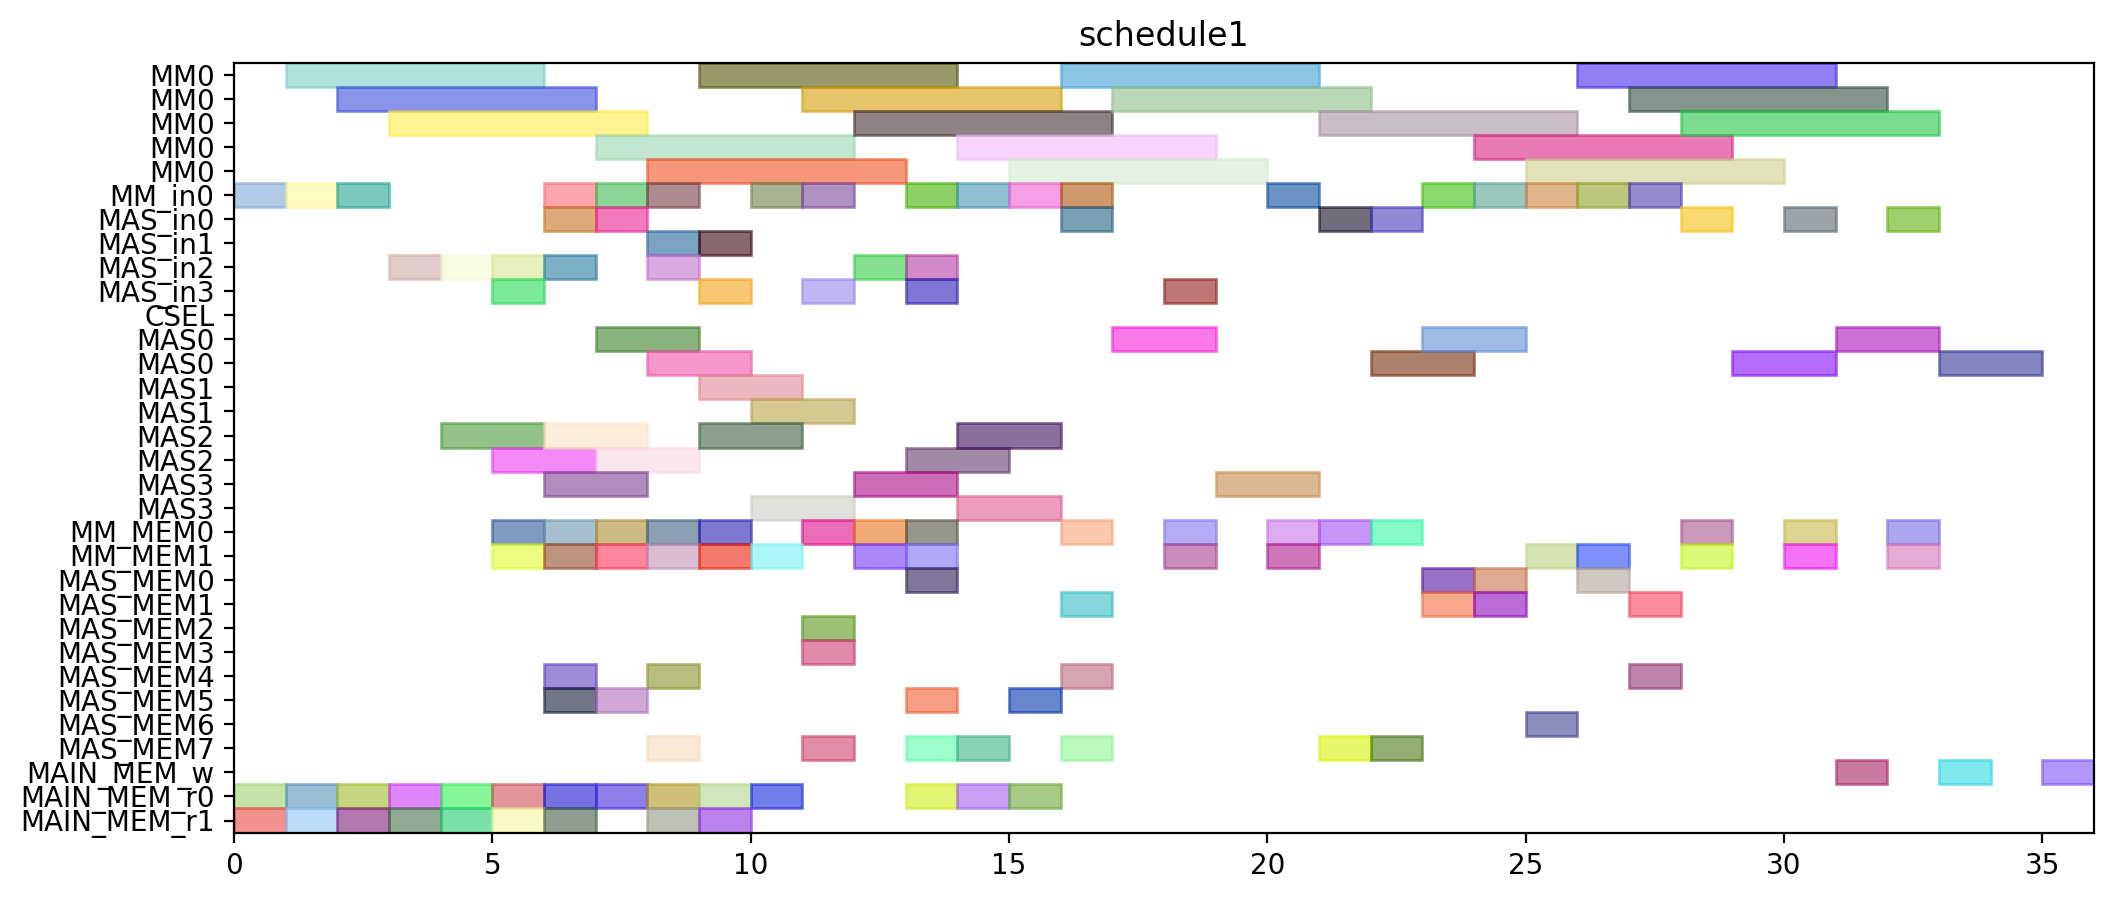

This figure's Python source:
from pyschedule import Scenario, solvers, plotters, alt


def solve():
	horizon = 146
	S = Scenario("schedule1", horizon=horizon)

	# resource
	MM = S.Resources('MM', num=1, size=5)
	MM_in = S.Resources('MM_in', num=1)
	MAS_in = S.Resources('MAS_in', num=4)
	CSEL = S.Resource('CSEL')
	MAS = S.Resources('MAS', num=4, size=2, periods=range(1, horizon))
	MM_MEM = S.Resources('MM_MEM', num=2)
	MAS_MEM = S.Resources('MAS_MEM', num=8)
	MAIN_MEM_w = S.Resource('MAIN_MEM_w', size=1)
	MAIN_MEM_r = S.Resources('MAIN_MEM_r', num=2)

	# result of previous scheduling
	t0_in = S.Task('t0_in', length=1, delay_cost=1)
	S += t0_in >= 0
	t0_in += MM_in[0]

	t0_mem0 = S.Task('t0_mem0', length=1, delay_cost=1)
	S += t0_mem0 >= 0
	t0_mem0 += MAIN_MEM_r[0]

	t0_mem1 = S.Task('t0_mem1', length=1, delay_cost=1)
	S += t0_mem1 >= 0
	t0_mem1 += MAIN_MEM_r[1]

	t0 = S.Task('t0', length=5, delay_cost=1)
	S += t0 >= 1
	t0 += MM[0]

	t2_in = S.Task('t2_in', length=1, delay_cost=1)
	S += t2_in >= 1
	t2_in += MM_in[0]

	t2_mem0 = S.Task('t2_mem0', length=1, delay_cost=1)
	S += t2_mem0 >= 1
	t2_mem0 += MAIN_MEM_r[0]

	t2_mem1 = S.Task('t2_mem1', length=1, delay_cost=1)
	S += t2_mem1 >= 1
	t2_mem1 += MAIN_MEM_r[1]

	t1_in = S.Task('t1_in', length=1, delay_cost=1)
	S += t1_in >= 2
	t1_in += MM_in[0]

	t1_mem0 = S.Task('t1_mem0', length=1, delay_cost=1)
	S += t1_mem0 >= 2
	t1_mem0 += MAIN_MEM_r[0]

	t1_mem1 = S.Task('t1_mem1', length=1, delay_cost=1)
	S += t1_mem1 >= 2
	t1_mem1 += MAIN_MEM_r[1]

	t2 = S.Task('t2', length=5, delay_cost=1)
	S += t2 >= 2
	t2 += MM[0]

	t1 = S.Task('t1', length=5, delay_cost=1)
	S += t1 >= 3
	t1 += MM[0]

	t8_in = S.Task('t8_in', length=1, delay_cost=1)
	S += t8_in >= 3
	t8_in += MAS_in[2]

	t8_mem0 = S.Task('t8_mem0', length=1, delay_cost=1)
	S += t8_mem0 >= 3
	t8_mem0 += MAIN_MEM_r[0]

	t8_mem1 = S.Task('t8_mem1', length=1, delay_cost=1)
	S += t8_mem1 >= 3
	t8_mem1 += MAIN_MEM_r[1]

	t8 = S.Task('t8', length=2, delay_cost=1)
	S += t8 >= 4
	t8 += MAS[2]

	t9_in = S.Task('t9_in', length=1, delay_cost=1)
	S += t9_in >= 4
	t9_in += MAS_in[2]

	t9_mem0 = S.Task('t9_mem0', length=1, delay_cost=1)
	S += t9_mem0 >= 4
	t9_mem0 += MAIN_MEM_r[0]

	t9_mem1 = S.Task('t9_mem1', length=1, delay_cost=1)
	S += t9_mem1 >= 4
	t9_mem1 += MAIN_MEM_r[1]

	t24_in = S.Task('t24_in', length=1, delay_cost=1)
	S += t24_in >= 5
	t24_in += MAS_in[2]

	t24_mem0 = S.Task('t24_mem0', length=1, delay_cost=1)
	S += t24_mem0 >= 5
	t24_mem0 += MM_MEM[0]

	t24_mem1 = S.Task('t24_mem1', length=1, delay_cost=1)
	S += t24_mem1 >= 5
	t24_mem1 += MM_MEM[1]

	t4_in = S.Task('t4_in', length=1, delay_cost=1)
	S += t4_in >= 5
	t4_in += MAS_in[3]

	t4_mem0 = S.Task('t4_mem0', length=1, delay_cost=1)
	S += t4_mem0 >= 5
	t4_mem0 += MAIN_MEM_r[0]

	t4_mem1 = S.Task('t4_mem1', length=1, delay_cost=1)
	S += t4_mem1 >= 5
	t4_mem1 += MAIN_MEM_r[1]

	t9 = S.Task('t9', length=2, delay_cost=1)
	S += t9 >= 5
	t9 += MAS[2]

	t10_in = S.Task('t10_in', length=1, delay_cost=1)
	S += t10_in >= 6
	t10_in += MM_in[0]

	t10_mem0 = S.Task('t10_mem0', length=1, delay_cost=1)
	S += t10_mem0 >= 6
	t10_mem0 += MAS_MEM[4]

	t10_mem1 = S.Task('t10_mem1', length=1, delay_cost=1)
	S += t10_mem1 >= 6
	t10_mem1 += MAS_MEM[5]

	t16_in = S.Task('t16_in', length=1, delay_cost=1)
	S += t16_in >= 6
	t16_in += MAS_in[0]

	t16_mem0 = S.Task('t16_mem0', length=1, delay_cost=1)
	S += t16_mem0 >= 6
	t16_mem0 += MM_MEM[0]

	t16_mem1 = S.Task('t16_mem1', length=1, delay_cost=1)
	S += t16_mem1 >= 6
	t16_mem1 += MM_MEM[1]

	t24 = S.Task('t24', length=2, delay_cost=1)
	S += t24 >= 6
	t24 += MAS[2]

	t3_in = S.Task('t3_in', length=1, delay_cost=1)
	S += t3_in >= 6
	t3_in += MAS_in[2]

	t3_mem0 = S.Task('t3_mem0', length=1, delay_cost=1)
	S += t3_mem0 >= 6
	t3_mem0 += MAIN_MEM_r[0]

	t3_mem1 = S.Task('t3_mem1', length=1, delay_cost=1)
	S += t3_mem1 >= 6
	t3_mem1 += MAIN_MEM_r[1]

	t4 = S.Task('t4', length=2, delay_cost=1)
	S += t4 >= 6
	t4 += MAS[3]

	t10 = S.Task('t10', length=5, delay_cost=1)
	S += t10 >= 7
	t10 += MM[0]

	t16 = S.Task('t16', length=2, delay_cost=1)
	S += t16 >= 7
	t16 += MAS[0]

	t25_in = S.Task('t25_in', length=1, delay_cost=1)
	S += t25_in >= 7
	t25_in += MAS_in[0]

	t25_mem0 = S.Task('t25_mem0', length=1, delay_cost=1)
	S += t25_mem0 >= 7
	t25_mem0 += MM_MEM[0]

	t25_mem1 = S.Task('t25_mem1', length=1, delay_cost=1)
	S += t25_mem1 >= 7
	t25_mem1 += MAS_MEM[5]

	t26_in = S.Task('t26_in', length=1, delay_cost=1)
	S += t26_in >= 7
	t26_in += MM_in[0]

	t26_mem0 = S.Task('t26_mem0', length=1, delay_cost=1)
	S += t26_mem0 >= 7
	t26_mem0 += MAIN_MEM_r[0]

	t26_mem1 = S.Task('t26_mem1', length=1, delay_cost=1)
	S += t26_mem1 >= 7
	t26_mem1 += MM_MEM[1]

	t3 = S.Task('t3', length=2, delay_cost=1)
	S += t3 >= 7
	t3 += MAS[2]

	t13_in = S.Task('t13_in', length=1, delay_cost=1)
	S += t13_in >= 8
	t13_in += MAS_in[1]

	t13_mem0 = S.Task('t13_mem0', length=1, delay_cost=1)
	S += t13_mem0 >= 8
	t13_mem0 += MAIN_MEM_r[0]

	t13_mem1 = S.Task('t13_mem1', length=1, delay_cost=1)
	S += t13_mem1 >= 8
	t13_mem1 += MAIN_MEM_r[1]

	t25 = S.Task('t25', length=2, delay_cost=1)
	S += t25 >= 8
	t25 += MAS[0]

	t26 = S.Task('t26', length=5, delay_cost=1)
	S += t26 >= 8
	t26 += MM[0]

	t5_in = S.Task('t5_in', length=1, delay_cost=1)
	S += t5_in >= 8
	t5_in += MM_in[0]

	t5_mem0 = S.Task('t5_mem0', length=1, delay_cost=1)
	S += t5_mem0 >= 8
	t5_mem0 += MAS_MEM[4]

	t5_mem1 = S.Task('t5_mem1', length=1, delay_cost=1)
	S += t5_mem1 >= 8
	t5_mem1 += MAS_MEM[7]

	t6_in = S.Task('t6_in', length=1, delay_cost=1)
	S += t6_in >= 8
	t6_in += MAS_in[2]

	t6_mem0 = S.Task('t6_mem0', length=1, delay_cost=1)
	S += t6_mem0 >= 8
	t6_mem0 += MM_MEM[0]

	t6_mem1 = S.Task('t6_mem1', length=1, delay_cost=1)
	S += t6_mem1 >= 8
	t6_mem1 += MM_MEM[1]

	t11_in = S.Task('t11_in', length=1, delay_cost=1)
	S += t11_in >= 9
	t11_in += MAS_in[1]

	t11_mem0 = S.Task('t11_mem0', length=1, delay_cost=1)
	S += t11_mem0 >= 9
	t11_mem0 += MM_MEM[0]

	t11_mem1 = S.Task('t11_mem1', length=1, delay_cost=1)
	S += t11_mem1 >= 9
	t11_mem1 += MM_MEM[1]

	t13 = S.Task('t13', length=2, delay_cost=1)
	S += t13 >= 9
	t13 += MAS[1]

	t14_in = S.Task('t14_in', length=1, delay_cost=1)
	S += t14_in >= 9
	t14_in += MAS_in[3]

	t14_mem0 = S.Task('t14_mem0', length=1, delay_cost=1)
	S += t14_mem0 >= 9
	t14_mem0 += MAIN_MEM_r[0]

	t14_mem1 = S.Task('t14_mem1', length=1, delay_cost=1)
	S += t14_mem1 >= 9
	t14_mem1 += MAIN_MEM_r[1]

	t5 = S.Task('t5', length=5, delay_cost=1)
	S += t5 >= 9
	t5 += MM[0]

	t6 = S.Task('t6', length=2, delay_cost=1)
	S += t6 >= 9
	t6 += MAS[2]

	t11 = S.Task('t11', length=2, delay_cost=1)
	S += t11 >= 10
	t11 += MAS[1]

	t14 = S.Task('t14', length=2, delay_cost=1)
	S += t14 >= 10
	t14 += MAS[3]

	t19_in = S.Task('t19_in', length=1, delay_cost=1)
	S += t19_in >= 10
	t19_in += MM_in[0]

	t19_mem0 = S.Task('t19_mem0', length=1, delay_cost=1)
	S += t19_mem0 >= 10
	t19_mem0 += MAIN_MEM_r[0]

	t19_mem1 = S.Task('t19_mem1', length=1, delay_cost=1)
	S += t19_mem1 >= 10
	t19_mem1 += MM_MEM[1]

	t12_in = S.Task('t12_in', length=1, delay_cost=1)
	S += t12_in >= 11
	t12_in += MAS_in[3]

	t12_mem0 = S.Task('t12_mem0', length=1, delay_cost=1)
	S += t12_mem0 >= 11
	t12_mem0 += MM_MEM[0]

	t12_mem1 = S.Task('t12_mem1', length=1, delay_cost=1)
	S += t12_mem1 >= 11
	t12_mem1 += MAS_MEM[3]

	t15_in = S.Task('t15_in', length=1, delay_cost=1)
	S += t15_in >= 11
	t15_in += MM_in[0]

	t15_mem0 = S.Task('t15_mem0', length=1, delay_cost=1)
	S += t15_mem0 >= 11
	t15_mem0 += MAS_MEM[2]

	t15_mem1 = S.Task('t15_mem1', length=1, delay_cost=1)
	S += t15_mem1 >= 11
	t15_mem1 += MAS_MEM[7]

	t19 = S.Task('t19', length=5, delay_cost=1)
	S += t19 >= 11
	t19 += MM[0]

	t12 = S.Task('t12', length=2, delay_cost=1)
	S += t12 >= 12
	t12 += MAS[3]

	t15 = S.Task('t15', length=5, delay_cost=1)
	S += t15 >= 12
	t15 += MM[0]

	t29_in = S.Task('t29_in', length=1, delay_cost=1)
	S += t29_in >= 12
	t29_in += MAS_in[2]

	t29_mem0 = S.Task('t29_mem0', length=1, delay_cost=1)
	S += t29_mem0 >= 12
	t29_mem0 += MM_MEM[0]

	t29_mem1 = S.Task('t29_mem1', length=1, delay_cost=1)
	S += t29_mem1 >= 12
	t29_mem1 += MM_MEM[1]

	t18_in = S.Task('t18_in', length=1, delay_cost=1)
	S += t18_in >= 13
	t18_in += MM_in[0]

	t18_mem0 = S.Task('t18_mem0', length=1, delay_cost=1)
	S += t18_mem0 >= 13
	t18_mem0 += MAIN_MEM_r[0]

	t18_mem1 = S.Task('t18_mem1', length=1, delay_cost=1)
	S += t18_mem1 >= 13
	t18_mem1 += MAS_MEM[7]

	t28_in = S.Task('t28_in', length=1, delay_cost=1)
	S += t28_in >= 13
	t28_in += MAS_in[3]

	t28_mem0 = S.Task('t28_mem0', length=1, delay_cost=1)
	S += t28_mem0 >= 13
	t28_mem0 += MAS_MEM[0]

	t28_mem1 = S.Task('t28_mem1', length=1, delay_cost=1)
	S += t28_mem1 >= 13
	t28_mem1 += MM_MEM[1]

	t29 = S.Task('t29', length=2, delay_cost=1)
	S += t29 >= 13
	t29 += MAS[2]

	t7_in = S.Task('t7_in', length=1, delay_cost=1)
	S += t7_in >= 13
	t7_in += MAS_in[2]

	t7_mem0 = S.Task('t7_mem0', length=1, delay_cost=1)
	S += t7_mem0 >= 13
	t7_mem0 += MM_MEM[0]

	t7_mem1 = S.Task('t7_mem1', length=1, delay_cost=1)
	S += t7_mem1 >= 13
	t7_mem1 += MAS_MEM[5]

	t18 = S.Task('t18', length=5, delay_cost=1)
	S += t18 >= 14
	t18 += MM[0]

	t27_in = S.Task('t27_in', length=1, delay_cost=1)
	S += t27_in >= 14
	t27_in += MM_in[0]

	t27_mem0 = S.Task('t27_mem0', length=1, delay_cost=1)
	S += t27_mem0 >= 14
	t27_mem0 += MAIN_MEM_r[0]

	t27_mem1 = S.Task('t27_mem1', length=1, delay_cost=1)
	S += t27_mem1 >= 14
	t27_mem1 += MAS_MEM[7]

	t28 = S.Task('t28', length=2, delay_cost=1)
	S += t28 >= 14
	t28 += MAS[3]

	t7 = S.Task('t7', length=2, delay_cost=1)
	S += t7 >= 14
	t7 += MAS[2]

	t27 = S.Task('t27', length=5, delay_cost=1)
	S += t27 >= 15
	t27 += MM[0]

	t30_in = S.Task('t30_in', length=1, delay_cost=1)
	S += t30_in >= 15
	t30_in += MM_in[0]

	t30_mem0 = S.Task('t30_mem0', length=1, delay_cost=1)
	S += t30_mem0 >= 15
	t30_mem0 += MAIN_MEM_r[0]

	t30_mem1 = S.Task('t30_mem1', length=1, delay_cost=1)
	S += t30_mem1 >= 15
	t30_mem1 += MAS_MEM[5]

	t17_in = S.Task('t17_in', length=1, delay_cost=1)
	S += t17_in >= 16
	t17_in += MAS_in[0]

	t17_mem0 = S.Task('t17_mem0', length=1, delay_cost=1)
	S += t17_mem0 >= 16
	t17_mem0 += MM_MEM[0]

	t17_mem1 = S.Task('t17_mem1', length=1, delay_cost=1)
	S += t17_mem1 >= 16
	t17_mem1 += MAS_MEM[1]

	t30 = S.Task('t30', length=5, delay_cost=1)
	S += t30 >= 16
	t30 += MM[0]

	t35_in = S.Task('t35_in', length=1, delay_cost=1)
	S += t35_in >= 16
	t35_in += MM_in[0]

	t35_mem0 = S.Task('t35_mem0', length=1, delay_cost=1)
	S += t35_mem0 >= 16
	t35_mem0 += MAS_MEM[4]

	t35_mem1 = S.Task('t35_mem1', length=1, delay_cost=1)
	S += t35_mem1 >= 16
	t35_mem1 += MAS_MEM[7]

	t17 = S.Task('t17', length=2, delay_cost=1)
	S += t17 >= 17
	t17 += MAS[0]

	t35 = S.Task('t35', length=5, delay_cost=1)
	S += t35 >= 17
	t35 += MM[0]

	t20_in = S.Task('t20_in', length=1, delay_cost=1)
	S += t20_in >= 18
	t20_in += MAS_in[3]

	t20_mem0 = S.Task('t20_mem0', length=1, delay_cost=1)
	S += t20_mem0 >= 18
	t20_mem0 += MM_MEM[0]

	t20_mem1 = S.Task('t20_mem1', length=1, delay_cost=1)
	S += t20_mem1 >= 18
	t20_mem1 += MM_MEM[1]

	t20 = S.Task('t20', length=2, delay_cost=1)
	S += t20 >= 19
	t20 += MAS[3]

	t31_in = S.Task('t31_in', length=1, delay_cost=1)
	S += t31_in >= 20
	t31_in += MM_in[0]

	t31_mem0 = S.Task('t31_mem0', length=1, delay_cost=1)
	S += t31_mem0 >= 20
	t31_mem0 += MM_MEM[0]

	t31_mem1 = S.Task('t31_mem1', length=1, delay_cost=1)
	S += t31_mem1 >= 20
	t31_mem1 += MM_MEM[1]

	t31 = S.Task('t31', length=5, delay_cost=1)
	S += t31 >= 21
	t31 += MM[0]


	# new tasks
	t21 = S.Task('t21', length=2, delay_cost=1)
	t21 += alt(MAS)
	t21_in = S.Task('t21_in', length=1, delay_cost=1)
	t21_in += alt(MAS_in)
	S += t21_in*MAS_in[0]<=t21*MAS[0]

	S += t21_in*MAS_in[1]<=t21*MAS[1]

	S += t21_in*MAS_in[2]<=t21*MAS[2]

	S += t21_in*MAS_in[3]<=t21*MAS[3]

	t21_mem0 = S.Task('t21_mem0', length=1, delay_cost=1)
	t21_mem0 += MM_MEM[0]
	S += 7 < t21_mem0
	S += t21_mem0 <= t21

	t21_mem1 = S.Task('t21_mem1', length=1, delay_cost=1)
	t21_mem1 += MAS_MEM[7]
	S += 20 < t21_mem1
	S += t21_mem1 <= t21

	t22 = S.Task('t22', length=2, delay_cost=1)
	t22 += alt(MAS)
	t22_in = S.Task('t22_in', length=1, delay_cost=1)
	t22_in += alt(MAS_in)
	S += t22_in*MAS_in[0]<=t22*MAS[0]

	S += t22_in*MAS_in[1]<=t22*MAS[1]

	S += t22_in*MAS_in[2]<=t22*MAS[2]

	S += t22_in*MAS_in[3]<=t22*MAS[3]

	t22_mem0 = S.Task('t22_mem0', length=1, delay_cost=1)
	t22_mem0 += MM_MEM[0]
	S += 7 < t22_mem0
	S += t22_mem0 <= t22

	t22_mem1 = S.Task('t22_mem1', length=1, delay_cost=1)
	t22_mem1 += MAS_MEM[7]
	S += 20 < t22_mem1
	S += t22_mem1 <= t22

	t32 = S.Task('t32', length=5, delay_cost=1)
	t32 += alt(MM)
	t32_in = S.Task('t32_in', length=1, delay_cost=1)
	t32_in += alt(MM_in)
	S += t32_in*MM_in[0]<=t32*MM[0]
	t32_mem0 = S.Task('t32_mem0', length=1, delay_cost=1)
	t32_mem0 += MAS_MEM[6]
	S += 15 < t32_mem0
	S += t32_mem0 <= t32

	t32_mem1 = S.Task('t32_mem1', length=1, delay_cost=1)
	t32_mem1 += MM_MEM[1]
	S += 25 < t32_mem1
	S += t32_mem1 <= t32

	t33 = S.Task('t33', length=5, delay_cost=1)
	t33 += alt(MM)
	t33_in = S.Task('t33_in', length=1, delay_cost=1)
	t33_in += alt(MM_in)
	S += t33_in*MM_in[0]<=t33*MM[0]
	t33_mem0 = S.Task('t33_mem0', length=1, delay_cost=1)
	t33_mem0 += MAS_MEM[0]
	S += 18 < t33_mem0
	S += t33_mem0 <= t33

	t33_mem1 = S.Task('t33_mem1', length=1, delay_cost=1)
	t33_mem1 += MM_MEM[1]
	S += 25 < t33_mem1
	S += t33_mem1 <= t33

	t23 = S.Task('t23', length=5, delay_cost=1)
	t23 += alt(MM)
	t23_in = S.Task('t23_in', length=1, delay_cost=1)
	t23_in += alt(MM_in)
	S += t23_in*MM_in[0]<=t23*MM[0]
	t23_mem0 = S.Task('t23_mem0', length=1, delay_cost=1)
	t23_mem0 += alt(MAS_MEM)
	S += (t21*MAS[0])-1 < t23_mem0*MAS_MEM[0]
	S += (t21*MAS[1])-1 < t23_mem0*MAS_MEM[2]
	S += (t21*MAS[2])-1 < t23_mem0*MAS_MEM[4]
	S += (t21*MAS[3])-1 < t23_mem0*MAS_MEM[6]
	S += t23_mem0 <= t23

	t23_mem1 = S.Task('t23_mem1', length=1, delay_cost=1)
	t23_mem1 += alt(MAS_MEM)
	S += (t22*MAS[0])-1 < t23_mem1*MAS_MEM[1]
	S += (t22*MAS[1])-1 < t23_mem1*MAS_MEM[3]
	S += (t22*MAS[2])-1 < t23_mem1*MAS_MEM[5]
	S += (t22*MAS[3])-1 < t23_mem1*MAS_MEM[7]
	S += t23_mem1 <= t23

	t34 = S.Task('t34', length=5, delay_cost=1)
	t34 += alt(MM)
	t34_in = S.Task('t34_in', length=1, delay_cost=1)
	t34_in += alt(MM_in)
	S += t34_in*MM_in[0]<=t34*MM[0]
	t34_mem0 = S.Task('t34_mem0', length=1, delay_cost=1)
	t34_mem0 += MAS_MEM[4]
	S += 15 < t34_mem0
	S += t34_mem0 <= t34

	t34_mem1 = S.Task('t34_mem1', length=1, delay_cost=1)
	t34_mem1 += alt(MAS_MEM)
	S += (t21*MAS[0])-1 < t34_mem1*MAS_MEM[1]
	S += (t21*MAS[1])-1 < t34_mem1*MAS_MEM[3]
	S += (t21*MAS[2])-1 < t34_mem1*MAS_MEM[5]
	S += (t21*MAS[3])-1 < t34_mem1*MAS_MEM[7]
	S += t34_mem1 <= t34

	t36 = S.Task('t36', length=5, delay_cost=1)
	t36 += alt(MM)
	t36_in = S.Task('t36_in', length=1, delay_cost=1)
	t36_in += alt(MM_in)
	S += t36_in*MM_in[0]<=t36*MM[0]
	t36_mem0 = S.Task('t36_mem0', length=1, delay_cost=1)
	t36_mem0 += MAS_MEM[0]
	S += 18 < t36_mem0
	S += t36_mem0 <= t36

	t36_mem1 = S.Task('t36_mem1', length=1, delay_cost=1)
	t36_mem1 += alt(MAS_MEM)
	S += (t22*MAS[0])-1 < t36_mem1*MAS_MEM[1]
	S += (t22*MAS[1])-1 < t36_mem1*MAS_MEM[3]
	S += (t22*MAS[2])-1 < t36_mem1*MAS_MEM[5]
	S += (t22*MAS[3])-1 < t36_mem1*MAS_MEM[7]
	S += t36_mem1 <= t36

	PY_new = S.Task('PY_new', length=2, delay_cost=1)
	PY_new += alt(MAS)
	PY_new_in = S.Task('PY_new_in', length=1, delay_cost=1)
	PY_new_in += alt(MAS_in)
	S += PY_new_in*MAS_in[0]<=PY_new*MAS[0]

	S += PY_new_in*MAS_in[1]<=PY_new*MAS[1]

	S += PY_new_in*MAS_in[2]<=PY_new*MAS[2]

	S += PY_new_in*MAS_in[3]<=PY_new*MAS[3]

	S += 0<PY_new

	PY_new_w = S.Task('PY_new_w', length=1, delay_cost=1)
	PY_new_w += alt(MAIN_MEM_w)
	S += PY_new <= PY_new_w

	PY_new_mem0 = S.Task('PY_new_mem0', length=1, delay_cost=1)
	PY_new_mem0 += alt(MM_MEM)
	S += (t23*MM[0])-1 < PY_new_mem0*MM_MEM[0]
	S += PY_new_mem0 <= PY_new

	PY_new_mem1 = S.Task('PY_new_mem1', length=1, delay_cost=1)
	PY_new_mem1 += alt(MM_MEM)
	S += (t32*MM[0])-1 < PY_new_mem1*MM_MEM[1]
	S += PY_new_mem1 <= PY_new

	PX_new = S.Task('PX_new', length=2, delay_cost=1)
	PX_new += alt(MAS)
	PX_new_in = S.Task('PX_new_in', length=1, delay_cost=1)
	PX_new_in += alt(MAS_in)
	S += PX_new_in*MAS_in[0]<=PX_new*MAS[0]

	S += PX_new_in*MAS_in[1]<=PX_new*MAS[1]

	S += PX_new_in*MAS_in[2]<=PX_new*MAS[2]

	S += PX_new_in*MAS_in[3]<=PX_new*MAS[3]

	S += 0<PX_new

	PX_new_w = S.Task('PX_new_w', length=1, delay_cost=1)
	PX_new_w += alt(MAIN_MEM_w)
	S += PX_new <= PX_new_w

	PX_new_mem0 = S.Task('PX_new_mem0', length=1, delay_cost=1)
	PX_new_mem0 += alt(MM_MEM)
	S += (t34*MM[0])-1 < PX_new_mem0*MM_MEM[0]
	S += PX_new_mem0 <= PX_new

	PX_new_mem1 = S.Task('PX_new_mem1', length=1, delay_cost=1)
	PX_new_mem1 += alt(MM_MEM)
	S += (t33*MM[0])-1 < PX_new_mem1*MM_MEM[1]
	S += PX_new_mem1 <= PX_new

	PZ_new = S.Task('PZ_new', length=2, delay_cost=1)
	PZ_new += alt(MAS)
	PZ_new_in = S.Task('PZ_new_in', length=1, delay_cost=1)
	PZ_new_in += alt(MAS_in)
	S += PZ_new_in*MAS_in[0]<=PZ_new*MAS[0]

	S += PZ_new_in*MAS_in[1]<=PZ_new*MAS[1]

	S += PZ_new_in*MAS_in[2]<=PZ_new*MAS[2]

	S += PZ_new_in*MAS_in[3]<=PZ_new*MAS[3]

	S += 0<PZ_new

	PZ_new_w = S.Task('PZ_new_w', length=1, delay_cost=1)
	PZ_new_w += alt(MAIN_MEM_w)
	S += PZ_new <= PZ_new_w

	PZ_new_mem0 = S.Task('PZ_new_mem0', length=1, delay_cost=1)
	PZ_new_mem0 += alt(MM_MEM)
	S += (t36*MM[0])-1 < PZ_new_mem0*MM_MEM[0]
	S += PZ_new_mem0 <= PZ_new

	PZ_new_mem1 = S.Task('PZ_new_mem1', length=1, delay_cost=1)
	PZ_new_mem1 += MM_MEM[1]
	S += 21 < PZ_new_mem1
	S += PZ_new_mem1 <= PZ_new

	solvers.mip.solve(S,msg=1,kind='CPLEX',ratio_gap=1.01)

	solution = [['hoge']*len(S.solution()[1]) for i in range(len(S.solution()))]
	for i in range(len(S.solution())):
		for j in range(len(S.solution()[i])):
			solution[i][j]=str(S.solution()[i][j])
	print(solution)

	cycles = int(solution[-1][3])

	pic_file_name = "/home/mfukuda/ABE/multiRAM_multiMAS_16mux/scheduling_result/stage5MM1_stage2MAS4/EP_ADD_A_ANY/schedule1.png"
	if(S.solution() != []):
		plotters.matplotlib.plot(S,img_filename=pic_file_name, show_task_labels=False, fig_size=(cycles*0.25+3, 5))

	return solution
